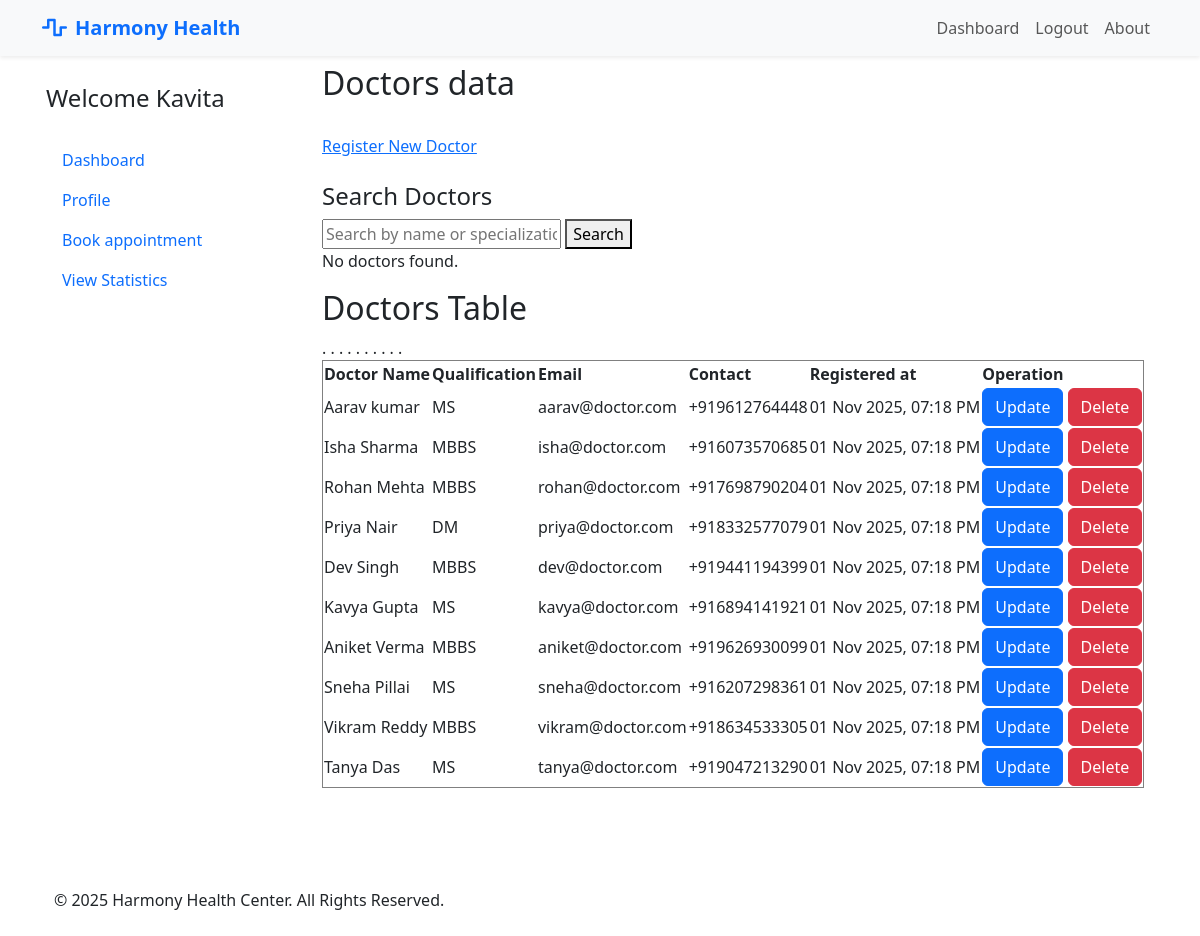
Page /admin/view_doctors (signed in) on the committed database.
### models.py (models this page shows, shortened)
class User(UserMixin, db.Model):
    __tablename__ = 'users'
    id = db.Column(db.Integer, primary_key=True)
    email = db.Column(db.String(150), unique=True, nullable=False)
    password = db.Column(db.String(200), nullable=False)
    first_name = db.Column(db.String(100), nullable=False)
    last_name = db.Column(db.String(100), nullable=False)
    created_at = db.Column(db.DateTime, default=datetime.utcnow)
    role = db.Column(db.String(20), nullable=False)
    contact_number = db.Column(db.String(100), nullable=True)
    gender = db.Column(db.String(10), nullable=True)
    dob = db.Column(db.Date, nullable=True)
    address = db.Column(db.String(255), nullable=True)
    patient_appointments = db.relationship('Appointment', foreign_keys='Appointment.patient_id', back_populates='patient', lazy=True)
    qualification = db.Column(db.String(200))
    specialization_id = db.Column(db.Integer, db.ForeignKey('departments.id'), nullable=True)
    specialization = db.relationship('Department', back_populates='doctors')
    doctor_appointments = db.relationship('Appointment', foreign_keys='Appointment.doctor_id', back_populates='doctor', lazy=True)

### routes/admin.py (the view)
@admin.route('/view_doctors')
@login_required
def view_doctors():
    check_user_role('admin')
    doctors = User.query.filter_by(role='doctor').all()
    return render_template('admin/doctor/doctors.html', doctors=doctors)

### app.py (called while the page is built)
def create_app():
    app = Flask(__name__)
    app.secret_key = 'app_secret_key'
    app.config['SQLALCHEMY_DATABASE_URI'] = 'sqlite:///hospital.db'
    db.init_app(app)
    bcrypt.init_app(app)
    login_manager.init_app(app)
    login_manager.login_view = 'auth.login'
    @login_manager.user_loader
    def load_user(user_id):
        return User.query.get(int(user_id))
    app.register_blueprint(auth, url_prefix='/auth')
    app.register_blueprint(admin, url_prefix='/admin')
    app.register_blueprint(doctor, url_prefix='/doctor')
    app.register_blueprint(patient, url_prefix='/patient')
    app.register_blueprint(api_bp, url_prefix='/api')
    with app.app_context():
        db.create_all()
        print('Database Created Successfully !!')
    return app

### routes/auth.py (called while the page is built)
def check_user_role(role):
    if current_user.role not in role:
        flash(f'You must be an {role} to view this page.')
        return redirect(url_for('auth.login'))

### templates/admin/doctor/doctors.html
{% extends "base.html" %}
{% block main %}
<h2>Doctors data</h2><br>
<div class="">
    <a href="{{url_for('admin.register_doctor')}}">Register New Doctor</a><br>
    <br>
    <h4>Search Doctors</h4>
    <form method="get" action="{{ url_for('admin.search_doctors') }}">
        <input type="text" name="search" placeholder="Search by name or specialization" value="{{ query }}">
        <button type="submit">Search</button>
    </form>
    {% if results %}
    <table>
        <thead>
            <tr>
                <th>Name</th>
                <th>Specialization</th>
            </tr>
        </thead>
        <tbody>
            {% for result in results %}
            <tr>
                <td>{{ result.first_name }} {{ result.last_name }}</td>
                <td>{{ result.qualification }}</td>
            </tr>
            {% endfor %}
        </tbody>
    </table>
    {% else %}
    <p>No doctors found.</p>
    {% endif %}
    <h2>Doctors Table</h2>
    <table border="solid">
        <thead>
            <tr>
                <th>Doctor Name</th>
                <th>Qualification</th>
                <th>Email</th>
                <th>Contact</th>
                <th>Registered at</th>
                <th>Operation</th>
            </tr>
        </thead>
        <tbody>
            {% for doctor in doctors %}
            <tr>
                <td>{{ doctor.first_name }} {{ doctor.last_name }}</td>
                <td>{{ doctor.qualification }}</td>
                <td>{{ doctor.email }}</td>
                <td>{{ doctor.contact_number }}</td>
                <td>{{ doctor.created_at.strftime('%d %b %Y, %I:%M %p') }}</td>
                <td>
                    <a class="btn btn-primary" href="{{ url_for('admin.update_doctor', id=doctor.id) }}">Update</a>
                    <a class="btn btn-danger" href="{{ url_for('admin.delete_doctor', id=doctor.id) }}">Delete</a>
                </td>
            </tr>.
            {% endfor %}
        </tbody>
    </table>
</div>
{% endblock %}

### templates/base.html (shortened to what this page needs)
<!DOCTYPE html>
<html lang="en">
<head>
    <link href="https://cdn.jsdelivr.net/npm/bootstrap@5.3.3/dist/css/bootstrap.min.css" rel="stylesheet"
        xintegrity="sha384-QWTKZyjpPEjISv5WaRU9OFeRpok6YctnYmDr5pNlyT2bRjXh0JMhjY6hW+ALEwIH">
    <link rel="stylesheet" href="https://cdnjs.cloudflare.com/ajax/libs/font-awesome/6.5.1/css/all.min.css">
</head>
<body class="container-sm">
    <header>
        <nav class="navbar navbar-expand-lg bg-light fixed-top shadow-sm" id="mainNavbar">
            <div class="container">
                <a class="navbar-brand text-primary fw-bold" href="{{url_for('landing_page')}}">
                    <i class="fas fa-wave-square me-2"></i>Harmony Health
                </a>
                <div class="collapse navbar-collapse" id="navbarNav">
                    <ul class="navbar-nav ms-auto">
                        {% if current_user.is_authenticated %}
                        <li class="nav-item"><a href="{{url_for( current_user.role +'.dashboard')}}" class="nav-link "
                                aria-current="page">Dashboard</a></li>
                        {% else %}
                        <li class="nav-item"><a href="{{url_for( 'landing_page')}}" class="nav-link "
                                aria-current="page">Home</a></li>
                        {% endif %}
                        {% if not current_user.is_authenticated %}
                        <li class="nav-item"><a href="{{ url_for('auth.register') }}" class="nav-link">Register</a></li>
                        <li class="nav-item"><a href="{{ url_for('auth.login') }}" class="nav-link">Login</a></li>
                        {% else %}
                        <li class="nav-item"><a href="{{ url_for('auth.logout') }}" class="nav-link">Logout</a></li>
                        {% endif %}
                        <li class="nav-item"><a href="#" class="nav-link">About</a></li>
                    </ul>
                </div>
            </div>
        </nav>
    </header>
    <div class="row md-2 mt-5 pt-3">
        <div class="d-flex flex-column flex-shrink-0 p-3  min-vh-100" style="width: 280px;">
            {% if current_user.is_authenticated %}
            {% if current_user.role =='patient' %}
            <span class="fs-4 ">Welcome {{ current_user.first_name }}</span>
            <br>
            <ul class="nav nav-pills flex-column mb-auto">
                <li> <a href="{{url_for('patient.dashboard')}}" class="nav-link ">
                        Dashboard
                    </a> </li>
                <li> <a href="{{url_for('patient.profile')}}" class="nav-link ">
                        Profile
                    </a> </li>
                <li> <a href="{{url_for('patient.find_doctors')}}" class="nav-link ">
                        Book appointment
                    </a> </li>
                <li> <a href="{{url_for('patient.stats')}}" class="nav-link ">
                        View Statistics
                    </a> </li>
            </ul>
            {% endif %}
            {% endif %}
        </div>
        <div class="col">
            {% block main %}
            {% endblock %}
        </div>
    </div>
    <footer class="py-4 ">
        <div class="container">
            <div class="row align-items-center">
                <div class="col-md-6 text-center text-md-start mb-2 mb-md-0">
                    <p class="mb-0">&copy; 2025 Harmony Health Center. All Rights Reserved.</p>
                </div>
                <div class="col-md-6 text-center text-md-end">
                    <a href="#" class="text-white text-decoration-none ms-3"><i class="fab fa-facebook-f"></i></a>
                    <a href="#" class="text-white text-decoration-none ms-3"><i class="fab fa-twitter"></i></a>
                    <a href="#" class="text-white text-decoration-none ms-3"><i class="fab fa-linkedin-in"></i></a>
                </div>
            </div>
        </div>
    </footer>
</body>
</html>

### rows in the picture
User: first_name "Kavita"
User: first_name "Aarav", last_name "kumar", qualification "MS", email "aarav@doctor.com", contact_number "+919612764448", created_at "01 Nov 2025, 07:18 PM"
User: first_name "Isha", last_name "Sharma", qualification "MBBS", email "isha@doctor.com", contact_number "+916073570685", created_at "01 Nov 2025, 07:18 PM"
User: first_name "Rohan", last_name "Mehta", qualification "MBBS", email "rohan@doctor.com", contact_number "+917698790204", created_at "01 Nov 2025, 07:18 PM"
User: first_name "Priya", last_name "Nair", qualification "DM", email "priya@doctor.com", contact_number "+918332577079", created_at "01 Nov 2025, 07:18 PM"
User: first_name "Dev", last_name "Singh", qualification "MBBS", email "dev@doctor.com", contact_number "+919441194399", created_at "01 Nov 2025, 07:18 PM"
User: first_name "Kavya", last_name "Gupta", qualification "MS", email "kavya@doctor.com", contact_number "+916894141921", created_at "01 Nov 2025, 07:18 PM"
User: first_name "Aniket", last_name "Verma", qualification "MBBS", email "aniket@doctor.com", contact_number "+919626930099", created_at "01 Nov 2025, 07:18 PM"
User: first_name "Sneha", last_name "Pillai", qualification "MS", email "sneha@doctor.com", contact_number "+916207298361", created_at "01 Nov 2025, 07:18 PM"
User: first_name "Vikram", last_name "Reddy", qualification "MBBS", email "vikram@doctor.com", contact_number "+918634533305", created_at "01 Nov 2025, 07:18 PM"
User: first_name "Tanya", last_name "Das", qualification "MS", email "tanya@doctor.com", contact_number "+919047213290", created_at "01 Nov 2025, 07:18 PM"
